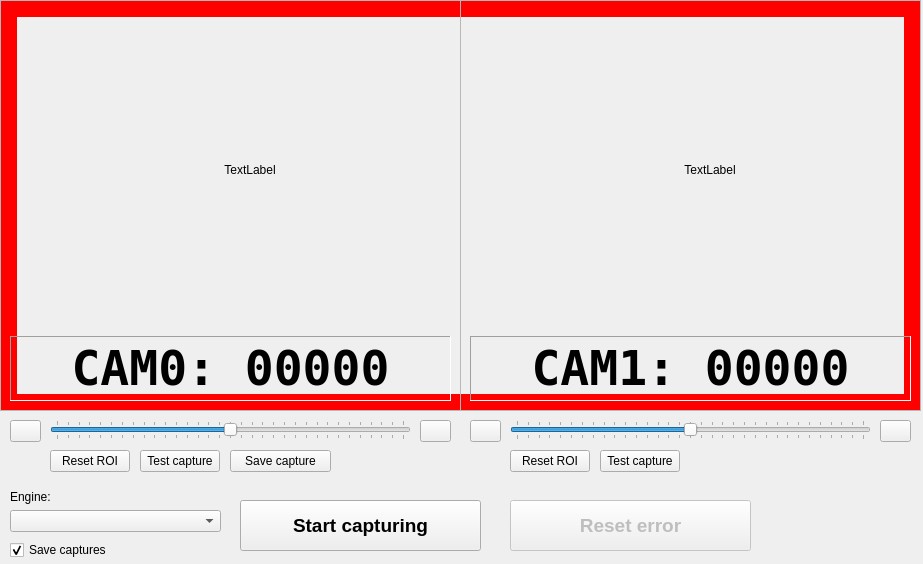
<?xml version="1.0" encoding="UTF-8"?>
<ui version="4.0">
 <class>MainWindow</class>
 <widget class="QMainWindow" name="MainWindow">
  <property name="enabled">
   <bool>true</bool>
  </property>
  <property name="geometry">
   <rect>
    <x>0</x>
    <y>0</y>
    <width>923</width>
    <height>564</height>
   </rect>
  </property>
  <property name="windowTitle">
   <string>MainWindow</string>
  </property>
  <widget class="QWidget" name="centralwidget">
   <widget class="QPushButton" name="Cam0FocusPlus">
    <property name="geometry">
     <rect>
      <x>420</x>
      <y>420</y>
      <width>31</width>
      <height>22</height>
     </rect>
    </property>
    <property name="toolTip">
     <string>Increase focus distance</string>
    </property>
    <property name="text">
     <string/>
    </property>
    <property name="icon">
     <iconset resource="Resources/icons.qrc">
      <normaloff>:/main/list-add.png</normaloff>:/main/list-add.png</iconset>
    </property>
    <property name="iconSize">
     <size>
      <width>24</width>
      <height>24</height>
     </size>
    </property>
   </widget>
   <widget class="QPushButton" name="Cam0FocusMinus">
    <property name="geometry">
     <rect>
      <x>10</x>
      <y>420</y>
      <width>31</width>
      <height>22</height>
     </rect>
    </property>
    <property name="toolTip">
     <string>Decrease focus distance</string>
    </property>
    <property name="text">
     <string/>
    </property>
    <property name="icon">
     <iconset resource="Resources/icons.qrc">
      <normaloff>:/main/list-remove.png</normaloff>:/main/list-remove.png</iconset>
    </property>
    <property name="iconSize">
     <size>
      <width>24</width>
      <height>24</height>
     </size>
    </property>
   </widget>
   <widget class="QPushButton" name="Cam0ResetROI">
    <property name="geometry">
     <rect>
      <x>50</x>
      <y>450</y>
      <width>80</width>
      <height>22</height>
     </rect>
    </property>
    <property name="toolTip">
     <string>Reset the Region Of Interest</string>
    </property>
    <property name="text">
     <string>Reset ROI</string>
    </property>
   </widget>
   <widget class="QPushButton" name="Cam0TestCapture">
    <property name="geometry">
     <rect>
      <x>140</x>
      <y>450</y>
      <width>80</width>
      <height>22</height>
     </rect>
    </property>
    <property name="toolTip">
     <string>Test the capture of Camera 1</string>
    </property>
    <property name="text">
     <string>Test capture</string>
    </property>
   </widget>
   <widget class="QFrame" name="frame">
    <property name="geometry">
     <rect>
      <x>0</x>
      <y>0</y>
      <width>461</width>
      <height>411</height>
     </rect>
    </property>
    <property name="frameShape">
     <enum>QFrame::Shape::StyledPanel</enum>
    </property>
    <property name="frameShadow">
     <enum>QFrame::Shadow::Raised</enum>
    </property>
    <layout class="QHBoxLayout" name="horizontalLayout">
     <item>
      <layout class="QGridLayout" name="Cam0Grid" rowstretch="1,0">
       <property name="sizeConstraint">
        <enum>QLayout::SizeConstraint::SetDefaultConstraint</enum>
       </property>
       <item row="1" column="0">
        <widget class="QLabel" name="Cam0CapturedValue">
         <property name="font">
          <font>
           <family>DejaVu Sans Mono</family>
           <pointsize>36</pointsize>
           <bold>true</bold>
          </font>
         </property>
         <property name="styleSheet">
          <string notr="true"/>
         </property>
         <property name="frameShape">
          <enum>QFrame::Shape::Panel</enum>
         </property>
         <property name="frameShadow">
          <enum>QFrame::Shadow::Sunken</enum>
         </property>
         <property name="lineWidth">
          <number>1</number>
         </property>
         <property name="midLineWidth">
          <number>0</number>
         </property>
         <property name="text">
          <string>CAM0: 00000</string>
         </property>
         <property name="alignment">
          <set>Qt::AlignmentFlag::AlignCenter</set>
         </property>
        </widget>
       </item>
       <item row="0" column="0">
        <widget class="QLabel" name="Cam0Source">
         <property name="sizePolicy">
          <sizepolicy hsizetype="Maximum" vsizetype="Maximum">
           <horstretch>0</horstretch>
           <verstretch>0</verstretch>
          </sizepolicy>
         </property>
         <property name="minimumSize">
          <size>
           <width>480</width>
           <height>320</height>
          </size>
         </property>
         <property name="text">
          <string>TextLabel</string>
         </property>
         <property name="textFormat">
          <enum>Qt::TextFormat::PlainText</enum>
         </property>
         <property name="scaledContents">
          <bool>true</bool>
         </property>
         <property name="alignment">
          <set>Qt::AlignmentFlag::AlignCenter</set>
         </property>
        </widget>
       </item>
      </layout>
     </item>
    </layout>
   </widget>
   <widget class="QFrame" name="frame_2">
    <property name="geometry">
     <rect>
      <x>460</x>
      <y>0</y>
      <width>461</width>
      <height>411</height>
     </rect>
    </property>
    <property name="frameShape">
     <enum>QFrame::Shape::StyledPanel</enum>
    </property>
    <property name="frameShadow">
     <enum>QFrame::Shadow::Raised</enum>
    </property>
    <layout class="QHBoxLayout" name="horizontalLayout_2">
     <item>
      <layout class="QGridLayout" name="Cam1Grid" rowstretch="1,0">
       <property name="sizeConstraint">
        <enum>QLayout::SizeConstraint::SetDefaultConstraint</enum>
       </property>
       <item row="1" column="0">
        <widget class="QLabel" name="Cam1CapturedValue">
         <property name="font">
          <font>
           <family>DejaVu Sans Mono</family>
           <pointsize>36</pointsize>
           <bold>true</bold>
          </font>
         </property>
         <property name="styleSheet">
          <string notr="true"/>
         </property>
         <property name="frameShape">
          <enum>QFrame::Shape::Panel</enum>
         </property>
         <property name="frameShadow">
          <enum>QFrame::Shadow::Sunken</enum>
         </property>
         <property name="lineWidth">
          <number>1</number>
         </property>
         <property name="midLineWidth">
          <number>0</number>
         </property>
         <property name="text">
          <string>CAM1: 00000</string>
         </property>
         <property name="alignment">
          <set>Qt::AlignmentFlag::AlignCenter</set>
         </property>
        </widget>
       </item>
       <item row="0" column="0">
        <widget class="QLabel" name="Cam1Source">
         <property name="sizePolicy">
          <sizepolicy hsizetype="Maximum" vsizetype="Maximum">
           <horstretch>0</horstretch>
           <verstretch>0</verstretch>
          </sizepolicy>
         </property>
         <property name="minimumSize">
          <size>
           <width>480</width>
           <height>320</height>
          </size>
         </property>
         <property name="text">
          <string>TextLabel</string>
         </property>
         <property name="textFormat">
          <enum>Qt::TextFormat::PlainText</enum>
         </property>
         <property name="scaledContents">
          <bool>true</bool>
         </property>
         <property name="alignment">
          <set>Qt::AlignmentFlag::AlignCenter</set>
         </property>
        </widget>
       </item>
      </layout>
     </item>
    </layout>
   </widget>
   <widget class="QPushButton" name="Cam1ResetROI">
    <property name="geometry">
     <rect>
      <x>510</x>
      <y>450</y>
      <width>80</width>
      <height>22</height>
     </rect>
    </property>
    <property name="toolTip">
     <string>Reset the Region Of Interest</string>
    </property>
    <property name="text">
     <string>Reset ROI</string>
    </property>
   </widget>
   <widget class="QPushButton" name="Cam1FocusPlus">
    <property name="geometry">
     <rect>
      <x>880</x>
      <y>420</y>
      <width>31</width>
      <height>22</height>
     </rect>
    </property>
    <property name="toolTip">
     <string>Increase focus distance</string>
    </property>
    <property name="text">
     <string/>
    </property>
    <property name="icon">
     <iconset resource="Resources/icons.qrc">
      <normaloff>:/main/list-add.png</normaloff>:/main/list-add.png</iconset>
    </property>
    <property name="iconSize">
     <size>
      <width>24</width>
      <height>24</height>
     </size>
    </property>
   </widget>
   <widget class="QPushButton" name="Cam1TestCapture">
    <property name="geometry">
     <rect>
      <x>600</x>
      <y>450</y>
      <width>80</width>
      <height>22</height>
     </rect>
    </property>
    <property name="toolTip">
     <string>Test the capture of Camera 1</string>
    </property>
    <property name="text">
     <string>Test capture</string>
    </property>
   </widget>
   <widget class="QPushButton" name="Cam1FocusMinus">
    <property name="geometry">
     <rect>
      <x>470</x>
      <y>420</y>
      <width>31</width>
      <height>22</height>
     </rect>
    </property>
    <property name="toolTip">
     <string>Decrease focus distance</string>
    </property>
    <property name="text">
     <string/>
    </property>
    <property name="icon">
     <iconset resource="Resources/icons.qrc">
      <normaloff>:/main/list-remove.png</normaloff>:/main/list-remove.png</iconset>
    </property>
    <property name="iconSize">
     <size>
      <width>24</width>
      <height>24</height>
     </size>
    </property>
   </widget>
   <widget class="QSlider" name="Cam0Slider">
    <property name="geometry">
     <rect>
      <x>50</x>
      <y>420</y>
      <width>361</width>
      <height>20</height>
     </rect>
    </property>
    <property name="maximum">
     <number>320</number>
    </property>
    <property name="value">
     <number>160</number>
    </property>
    <property name="orientation">
     <enum>Qt::Orientation::Horizontal</enum>
    </property>
    <property name="invertedAppearance">
     <bool>false</bool>
    </property>
    <property name="invertedControls">
     <bool>false</bool>
    </property>
    <property name="tickPosition">
     <enum>QSlider::TickPosition::TicksBothSides</enum>
    </property>
   </widget>
   <widget class="QSlider" name="Cam1Slider">
    <property name="geometry">
     <rect>
      <x>510</x>
      <y>420</y>
      <width>361</width>
      <height>20</height>
     </rect>
    </property>
    <property name="maximum">
     <number>320</number>
    </property>
    <property name="value">
     <number>160</number>
    </property>
    <property name="orientation">
     <enum>Qt::Orientation::Horizontal</enum>
    </property>
    <property name="invertedAppearance">
     <bool>false</bool>
    </property>
    <property name="invertedControls">
     <bool>false</bool>
    </property>
    <property name="tickPosition">
     <enum>QSlider::TickPosition::TicksBothSides</enum>
    </property>
   </widget>
   <widget class="QFrame" name="Frame_Error">
    <property name="enabled">
     <bool>false</bool>
    </property>
    <property name="geometry">
     <rect>
      <x>0</x>
      <y>0</y>
      <width>921</width>
      <height>411</height>
     </rect>
    </property>
    <property name="styleSheet">
     <string notr="true">color: red;</string>
    </property>
    <property name="frameShape">
     <enum>QFrame::Shape::Box</enum>
    </property>
    <property name="frameShadow">
     <enum>QFrame::Shadow::Plain</enum>
    </property>
    <property name="lineWidth">
     <number>17</number>
    </property>
    <property name="midLineWidth">
     <number>0</number>
    </property>
   </widget>
   <widget class="QPushButton" name="StartCapture">
    <property name="geometry">
     <rect>
      <x>240</x>
      <y>500</y>
      <width>241</width>
      <height>51</height>
     </rect>
    </property>
    <property name="font">
     <font>
      <pointsize>14</pointsize>
      <italic>false</italic>
      <bold>true</bold>
      <strikeout>false</strikeout>
     </font>
    </property>
    <property name="text">
     <string>Start capturing</string>
    </property>
    <property name="icon">
     <iconset>
      <normalon>:/main/gtk-media-play-ltr.png</normalon>
     </iconset>
    </property>
    <property name="iconSize">
     <size>
      <width>24</width>
      <height>24</height>
     </size>
    </property>
   </widget>
   <widget class="QPushButton" name="ResetError">
    <property name="enabled">
     <bool>false</bool>
    </property>
    <property name="geometry">
     <rect>
      <x>510</x>
      <y>500</y>
      <width>241</width>
      <height>51</height>
     </rect>
    </property>
    <property name="font">
     <font>
      <pointsize>14</pointsize>
      <italic>false</italic>
      <bold>true</bold>
      <strikeout>false</strikeout>
     </font>
    </property>
    <property name="text">
     <string>Reset error</string>
    </property>
    <property name="icon">
     <iconset>
      <normalon>:/main/gtk-delete.png</normalon>
     </iconset>
    </property>
    <property name="iconSize">
     <size>
      <width>24</width>
      <height>24</height>
     </size>
    </property>
   </widget>
   <widget class="QPushButton" name="Cam0SaveCapture">
    <property name="geometry">
     <rect>
      <x>230</x>
      <y>450</y>
      <width>101</width>
      <height>22</height>
     </rect>
    </property>
    <property name="text">
     <string>Save capture</string>
    </property>
   </widget>
   <widget class="QComboBox" name="cbRecogniser">
    <property name="geometry">
     <rect>
      <x>10</x>
      <y>510</y>
      <width>211</width>
      <height>22</height>
     </rect>
    </property>
    <property name="editable">
     <bool>false</bool>
    </property>
    <property name="currentText">
     <string/>
    </property>
   </widget>
   <widget class="QLabel" name="label">
    <property name="geometry">
     <rect>
      <x>10</x>
      <y>490</y>
      <width>57</width>
      <height>14</height>
     </rect>
    </property>
    <property name="text">
     <string>Engine:</string>
    </property>
   </widget>
   <widget class="QCheckBox" name="cSaveImg">
    <property name="geometry">
     <rect>
      <x>10</x>
      <y>540</y>
      <width>211</width>
      <height>20</height>
     </rect>
    </property>
    <property name="text">
     <string>Save captures</string>
    </property>
    <property name="checked">
     <bool>true</bool>
    </property>
   </widget>
   <zorder>Frame_Error</zorder>
   <zorder>Cam0FocusPlus</zorder>
   <zorder>Cam0FocusMinus</zorder>
   <zorder>Cam0ResetROI</zorder>
   <zorder>Cam0TestCapture</zorder>
   <zorder>frame</zorder>
   <zorder>frame_2</zorder>
   <zorder>Cam1ResetROI</zorder>
   <zorder>Cam1FocusPlus</zorder>
   <zorder>Cam1TestCapture</zorder>
   <zorder>Cam1FocusMinus</zorder>
   <zorder>Cam0Slider</zorder>
   <zorder>Cam1Slider</zorder>
   <zorder>StartCapture</zorder>
   <zorder>ResetError</zorder>
   <zorder>Cam0SaveCapture</zorder>
   <zorder>cbRecogniser</zorder>
   <zorder>label</zorder>
   <zorder>cSaveImg</zorder>
  </widget>
 </widget>
 <resources>
  <include location="Resources/icons.qrc"/>
 </resources>
 <connections>
  <connection>
   <sender>Cam0ResetROI</sender>
   <signal>clicked()</signal>
   <receiver>MainWindow</receiver>
   <slot>ResetCamRoi()</slot>
   <hints>
    <hint type="sourcelabel">
     <x>95</x>
     <y>471</y>
    </hint>
    <hint type="destinationlabel">
     <x>159</x>
     <y>431</y>
    </hint>
   </hints>
  </connection>
  <connection>
   <sender>Cam0TestCapture</sender>
   <signal>clicked()</signal>
   <receiver>MainWindow</receiver>
   <slot>TestCam()</slot>
   <hints>
    <hint type="sourcelabel">
     <x>205</x>
     <y>450</y>
    </hint>
    <hint type="destinationlabel">
     <x>156</x>
     <y>459</y>
    </hint>
   </hints>
  </connection>
  <connection>
   <sender>Cam0FocusMinus</sender>
   <signal>clicked()</signal>
   <receiver>MainWindow</receiver>
   <slot>CamOnFocusButton()</slot>
   <hints>
    <hint type="sourcelabel">
     <x>11</x>
     <y>441</y>
    </hint>
    <hint type="destinationlabel">
     <x>32</x>
     <y>499</y>
    </hint>
   </hints>
  </connection>
  <connection>
   <sender>Cam0FocusPlus</sender>
   <signal>clicked()</signal>
   <receiver>MainWindow</receiver>
   <slot>CamOnFocusButton()</slot>
   <hints>
    <hint type="sourcelabel">
     <x>478</x>
     <y>420</y>
    </hint>
    <hint type="destinationlabel">
     <x>111</x>
     <y>526</y>
    </hint>
   </hints>
  </connection>
  <connection>
   <sender>Cam1FocusPlus</sender>
   <signal>clicked()</signal>
   <receiver>MainWindow</receiver>
   <slot>CamOnFocusButton()</slot>
   <hints>
    <hint type="sourcelabel">
     <x>960</x>
     <y>420</y>
    </hint>
    <hint type="destinationlabel">
     <x>367</x>
     <y>417</y>
    </hint>
   </hints>
  </connection>
  <connection>
   <sender>Cam1FocusMinus</sender>
   <signal>clicked()</signal>
   <receiver>MainWindow</receiver>
   <slot>CamOnFocusButton()</slot>
   <hints>
    <hint type="sourcelabel">
     <x>510</x>
     <y>420</y>
    </hint>
    <hint type="destinationlabel">
     <x>428</x>
     <y>436</y>
    </hint>
   </hints>
  </connection>
  <connection>
   <sender>Cam1ResetROI</sender>
   <signal>clicked()</signal>
   <receiver>MainWindow</receiver>
   <slot>ResetCamRoi()</slot>
   <hints>
    <hint type="sourcelabel">
     <x>555</x>
     <y>450</y>
    </hint>
    <hint type="destinationlabel">
     <x>665</x>
     <y>408</y>
    </hint>
   </hints>
  </connection>
  <connection>
   <sender>Cam1TestCapture</sender>
   <signal>clicked()</signal>
   <receiver>MainWindow</receiver>
   <slot>TestCam()</slot>
   <hints>
    <hint type="sourcelabel">
     <x>640</x>
     <y>450</y>
    </hint>
    <hint type="destinationlabel">
     <x>655</x>
     <y>454</y>
    </hint>
   </hints>
  </connection>
  <connection>
   <sender>Cam0Slider</sender>
   <signal>valueChanged(int)</signal>
   <receiver>MainWindow</receiver>
   <slot>CamOnFocusSlider()</slot>
   <hints>
    <hint type="sourcelabel">
     <x>318</x>
     <y>429</y>
    </hint>
    <hint type="destinationlabel">
     <x>250</x>
     <y>534</y>
    </hint>
   </hints>
  </connection>
  <connection>
   <sender>Cam1Slider</sender>
   <signal>valueChanged(int)</signal>
   <receiver>MainWindow</receiver>
   <slot>CamOnFocusSlider()</slot>
   <hints>
    <hint type="sourcelabel">
     <x>767</x>
     <y>434</y>
    </hint>
    <hint type="destinationlabel">
     <x>825</x>
     <y>521</y>
    </hint>
   </hints>
  </connection>
  <connection>
   <sender>StartCapture</sender>
   <signal>clicked()</signal>
   <receiver>MainWindow</receiver>
   <slot>StartCapturing()</slot>
   <hints>
    <hint type="sourcelabel">
     <x>334</x>
     <y>524</y>
    </hint>
    <hint type="destinationlabel">
     <x>333</x>
     <y>469</y>
    </hint>
   </hints>
  </connection>
  <connection>
   <sender>ResetError</sender>
   <signal>clicked()</signal>
   <receiver>MainWindow</receiver>
   <slot>ResetError()</slot>
   <hints>
    <hint type="sourcelabel">
     <x>604</x>
     <y>529</y>
    </hint>
    <hint type="destinationlabel">
     <x>793</x>
     <y>499</y>
    </hint>
   </hints>
  </connection>
  <connection>
   <sender>Cam0SaveCapture</sender>
   <signal>clicked()</signal>
   <receiver>MainWindow</receiver>
   <slot>SaveFileDialog()</slot>
   <hints>
    <hint type="sourcelabel">
     <x>289</x>
     <y>460</y>
    </hint>
    <hint type="destinationlabel">
     <x>187</x>
     <y>506</y>
    </hint>
   </hints>
  </connection>
  <connection>
   <sender>cbRecogniser</sender>
   <signal>currentIndexChanged(int)</signal>
   <receiver>MainWindow</receiver>
   <slot>ChangeEngine()</slot>
   <hints>
    <hint type="sourcelabel">
     <x>69</x>
     <y>520</y>
    </hint>
    <hint type="destinationlabel">
     <x>44</x>
     <y>525</y>
    </hint>
   </hints>
  </connection>
  <connection>
   <sender>cSaveImg</sender>
   <signal>stateChanged(int)</signal>
   <receiver>MainWindow</receiver>
   <slot>ChangeSaveImg(int)</slot>
   <hints>
    <hint type="sourcelabel">
     <x>65</x>
     <y>551</y>
    </hint>
    <hint type="destinationlabel">
     <x>268</x>
     <y>481</y>
    </hint>
   </hints>
  </connection>
 </connections>
 <slots>
  <slot>ResetCamRoi()</slot>
  <slot>TestCam()</slot>
  <slot>CamOnFocusButton()</slot>
  <slot>CamOnFocusSlider()</slot>
  <slot>StartCapturing()</slot>
  <slot>ResetError()</slot>
  <slot>SaveFileDialog()</slot>
  <slot>ChangeEngine()</slot>
  <slot>ChangeSaveImg(int)</slot>
 </slots>
</ui>
